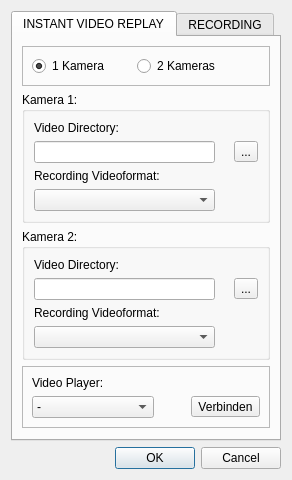
<?xml version="1.0" encoding="UTF-8"?>
<ui version="4.0">
 <class>SettingDialog</class>
 <widget class="QDialog" name="SettingDialog">
  <property name="geometry">
   <rect>
    <x>0</x>
    <y>0</y>
    <width>475</width>
    <height>475</height>
   </rect>
  </property>
  <property name="sizePolicy">
   <sizepolicy hsizetype="Fixed" vsizetype="Fixed">
    <horstretch>0</horstretch>
    <verstretch>0</verstretch>
   </sizepolicy>
  </property>
  <property name="font">
   <font>
    <pointsize>9</pointsize>
   </font>
  </property>
  <property name="windowTitle">
   <string>Einstellungen</string>
  </property>
  <layout class="QVBoxLayout" name="verticalLayout_3">
   <property name="sizeConstraint">
    <enum>QLayout::SetFixedSize</enum>
   </property>
   <item>
    <widget class="QTabWidget" name="tabWidget_settings">
     <property name="currentIndex">
      <number>0</number>
     </property>
     <widget class="QWidget" name="IVR">
      <attribute name="title">
       <string>INSTANT VIDEO REPLAY</string>
      </attribute>
      <layout class="QVBoxLayout" name="verticalLayout_4">
       <item>
        <widget class="QFrame" name="frame_kameras">
         <property name="frameShape">
          <enum>QFrame::StyledPanel</enum>
         </property>
         <property name="frameShadow">
          <enum>QFrame::Raised</enum>
         </property>
         <layout class="QHBoxLayout" name="horizontalLayout">
          <item>
           <widget class="QRadioButton" name="radioButton_Kamera1">
            <property name="text">
             <string>1 Kamera</string>
            </property>
            <property name="checked">
             <bool>true</bool>
            </property>
           </widget>
          </item>
          <item>
           <spacer name="horizontalSpacer_2">
            <property name="orientation">
             <enum>Qt::Horizontal</enum>
            </property>
            <property name="sizeType">
             <enum>QSizePolicy::MinimumExpanding</enum>
            </property>
            <property name="sizeHint" stdset="0">
             <size>
              <width>20</width>
              <height>20</height>
             </size>
            </property>
           </spacer>
          </item>
          <item>
           <widget class="QRadioButton" name="radioButton_Kamera2">
            <property name="text">
             <string>2 Kameras</string>
            </property>
           </widget>
          </item>
          <item>
           <spacer name="horizontalSpacer_3">
            <property name="orientation">
             <enum>Qt::Horizontal</enum>
            </property>
            <property name="sizeHint" stdset="0">
             <size>
              <width>40</width>
              <height>20</height>
             </size>
            </property>
           </spacer>
          </item>
         </layout>
        </widget>
       </item>
       <item>
        <widget class="QGroupBox" name="groupBox_Kamera1">
         <property name="title">
          <string>Kamera 1:</string>
         </property>
         <layout class="QGridLayout" name="gridLayout_3">
          <item row="0" column="0">
           <widget class="QLabel" name="label_2">
            <property name="text">
             <string>Video Directory:</string>
            </property>
           </widget>
          </item>
          <item row="3" column="0">
           <widget class="QComboBox" name="comboBox_videoContainer1"/>
          </item>
          <item row="1" column="2">
           <widget class="QToolButton" name="button_videoPath1">
            <property name="text">
             <string>...</string>
            </property>
           </widget>
          </item>
          <item row="1" column="0">
           <widget class="QLineEdit" name="lineEdit_videoPath1"/>
          </item>
          <item row="2" column="0">
           <widget class="QLabel" name="label_4">
            <property name="text">
             <string>Recording Videoformat:</string>
            </property>
           </widget>
          </item>
          <item row="1" column="1">
           <widget class="QLabel" name="check_videoPath1">
            <property name="maximumSize">
             <size>
              <width>25</width>
              <height>25</height>
             </size>
            </property>
            <property name="text">
             <string/>
            </property>
            <property name="pixmap">
             <pixmap resource="../icons.qrc">:/icons/icons/checkNO.svg</pixmap>
            </property>
            <property name="scaledContents">
             <bool>true</bool>
            </property>
           </widget>
          </item>
         </layout>
        </widget>
       </item>
       <item>
        <widget class="QGroupBox" name="groupBox_Kamera2">
         <property name="title">
          <string>Kamera 2:</string>
         </property>
         <layout class="QGridLayout" name="gridLayout_5">
          <item row="1" column="0">
           <widget class="QLineEdit" name="lineEdit_videoPath2"/>
          </item>
          <item row="1" column="2">
           <widget class="QToolButton" name="button_videoPath2">
            <property name="text">
             <string>...</string>
            </property>
           </widget>
          </item>
          <item row="2" column="0">
           <widget class="QLabel" name="label_6">
            <property name="text">
             <string>Recording Videoformat:</string>
            </property>
           </widget>
          </item>
          <item row="3" column="0">
           <widget class="QComboBox" name="comboBox_videoContainer2"/>
          </item>
          <item row="0" column="0">
           <widget class="QLabel" name="label_5">
            <property name="text">
             <string>Video Directory:</string>
            </property>
           </widget>
          </item>
          <item row="1" column="1">
           <widget class="QLabel" name="check_videoPath2">
            <property name="maximumSize">
             <size>
              <width>25</width>
              <height>25</height>
             </size>
            </property>
            <property name="text">
             <string/>
            </property>
            <property name="pixmap">
             <pixmap resource="../icons.qrc">:/icons/icons/checkNO.svg</pixmap>
            </property>
            <property name="scaledContents">
             <bool>true</bool>
            </property>
           </widget>
          </item>
         </layout>
        </widget>
       </item>
       <item>
        <widget class="QFrame" name="frame">
         <property name="frameShape">
          <enum>QFrame::StyledPanel</enum>
         </property>
         <property name="frameShadow">
          <enum>QFrame::Raised</enum>
         </property>
         <layout class="QGridLayout" name="gridLayout">
          <item row="0" column="0">
           <widget class="QLabel" name="label_3">
            <property name="text">
             <string>Video Player:</string>
            </property>
           </widget>
          </item>
          <item row="2" column="0">
           <widget class="QComboBox" name="comboBox_videoPlayer">
            <item>
             <property name="text">
              <string>-</string>
             </property>
            </item>
           </widget>
          </item>
          <item row="2" column="2">
           <widget class="QToolButton" name="button_videoPlayer">
            <property name="text">
             <string>Verbinden</string>
            </property>
           </widget>
          </item>
          <item row="2" column="1">
           <widget class="QLabel" name="check_videoPlayer">
            <property name="maximumSize">
             <size>
              <width>25</width>
              <height>25</height>
             </size>
            </property>
            <property name="text">
             <string/>
            </property>
            <property name="pixmap">
             <pixmap resource="../icons.qrc">:/icons/icons/checkNO.svg</pixmap>
            </property>
            <property name="scaledContents">
             <bool>true</bool>
            </property>
           </widget>
          </item>
         </layout>
        </widget>
       </item>
       <item>
        <spacer name="verticalSpacer">
         <property name="orientation">
          <enum>Qt::Vertical</enum>
         </property>
         <property name="sizeHint" stdset="0">
          <size>
           <width>20</width>
           <height>0</height>
          </size>
         </property>
        </spacer>
       </item>
      </layout>
     </widget>
     <widget class="QWidget" name="RECORDING">
      <attribute name="title">
       <string>RECORDING</string>
      </attribute>
      <layout class="QVBoxLayout" name="verticalLayout">
       <item>
        <widget class="QFrame" name="frame_5">
         <property name="frameShape">
          <enum>QFrame::StyledPanel</enum>
         </property>
         <property name="frameShadow">
          <enum>QFrame::Raised</enum>
         </property>
         <layout class="QHBoxLayout" name="horizontalLayout_2">
          <item>
           <widget class="QCheckBox" name="checkBox_videoStreamer">
            <property name="text">
             <string>Use Video Streamer/Recorder</string>
            </property>
           </widget>
          </item>
         </layout>
        </widget>
       </item>
       <item>
        <widget class="QFrame" name="frame_recorder">
         <property name="frameShape">
          <enum>QFrame::StyledPanel</enum>
         </property>
         <property name="frameShadow">
          <enum>QFrame::Raised</enum>
         </property>
         <layout class="QGridLayout" name="gridLayout_7">
          <item row="1" column="2">
           <widget class="QToolButton" name="button_videoStreamer">
            <property name="text">
             <string>Verbinden</string>
            </property>
           </widget>
          </item>
          <item row="1" column="0">
           <widget class="QComboBox" name="comboBox_videoStreamer">
            <item>
             <property name="text">
              <string>-</string>
             </property>
            </item>
           </widget>
          </item>
          <item row="1" column="1">
           <widget class="QLabel" name="check_videoStreamer">
            <property name="maximumSize">
             <size>
              <width>25</width>
              <height>25</height>
             </size>
            </property>
            <property name="text">
             <string/>
            </property>
            <property name="pixmap">
             <pixmap resource="../icons.qrc">:/icons/icons/checkNO.svg</pixmap>
            </property>
            <property name="scaledContents">
             <bool>true</bool>
            </property>
           </widget>
          </item>
          <item row="0" column="0">
           <widget class="QLabel" name="label_9">
            <property name="text">
             <string>Video Streamer/Recorder:</string>
            </property>
           </widget>
          </item>
         </layout>
        </widget>
       </item>
       <item>
        <widget class="QFrame" name="frame_hotkeyStart">
         <property name="frameShape">
          <enum>QFrame::StyledPanel</enum>
         </property>
         <property name="frameShadow">
          <enum>QFrame::Raised</enum>
         </property>
         <layout class="QGridLayout" name="gridLayout_4">
          <item row="1" column="1">
           <widget class="QLabel" name="check_hotkeyStart">
            <property name="maximumSize">
             <size>
              <width>25</width>
              <height>25</height>
             </size>
            </property>
            <property name="text">
             <string/>
            </property>
            <property name="pixmap">
             <pixmap resource="../icons.qrc">:/icons/icons/checkNO.svg</pixmap>
            </property>
            <property name="scaledContents">
             <bool>true</bool>
            </property>
           </widget>
          </item>
          <item row="1" column="0">
           <widget class="QLineEdit" name="lineEdit_hotkeyStart"/>
          </item>
          <item row="0" column="0">
           <widget class="QLabel" name="label">
            <property name="text">
             <string>Hotkey Start Recording:</string>
            </property>
           </widget>
          </item>
          <item row="1" column="2">
           <widget class="QToolButton" name="button_hotkeyStart">
            <property name="text">
             <string>Aufnehmen</string>
            </property>
           </widget>
          </item>
         </layout>
        </widget>
       </item>
       <item>
        <widget class="QFrame" name="frame_hotkeyStop">
         <property name="frameShape">
          <enum>QFrame::StyledPanel</enum>
         </property>
         <property name="frameShadow">
          <enum>QFrame::Raised</enum>
         </property>
         <layout class="QGridLayout" name="gridLayout_6">
          <item row="1" column="1">
           <widget class="QLabel" name="check_hotkeyStop">
            <property name="maximumSize">
             <size>
              <width>25</width>
              <height>25</height>
             </size>
            </property>
            <property name="text">
             <string/>
            </property>
            <property name="pixmap">
             <pixmap resource="../icons.qrc">:/icons/icons/checkNO.svg</pixmap>
            </property>
            <property name="scaledContents">
             <bool>true</bool>
            </property>
           </widget>
          </item>
          <item row="1" column="0">
           <widget class="QLineEdit" name="lineEdit_hotkeyStop"/>
          </item>
          <item row="0" column="0">
           <widget class="QLabel" name="label_8">
            <property name="text">
             <string>Hotkey Stop Recording:</string>
            </property>
           </widget>
          </item>
          <item row="1" column="2">
           <widget class="QToolButton" name="button_hotkeyStop">
            <property name="text">
             <string>Aufnehmen</string>
            </property>
           </widget>
          </item>
         </layout>
        </widget>
       </item>
       <item>
        <spacer name="verticalSpacer_2">
         <property name="orientation">
          <enum>Qt::Vertical</enum>
         </property>
         <property name="sizeHint" stdset="0">
          <size>
           <width>20</width>
           <height>123</height>
          </size>
         </property>
        </spacer>
       </item>
      </layout>
     </widget>
    </widget>
   </item>
   <item>
    <widget class="QDialogButtonBox" name="buttonBox">
     <property name="standardButtons">
      <set>QDialogButtonBox::Cancel|QDialogButtonBox::Ok</set>
     </property>
    </widget>
   </item>
  </layout>
 </widget>
 <resources>
  <include location="../icons.qrc"/>
 </resources>
 <connections/>
</ui>
